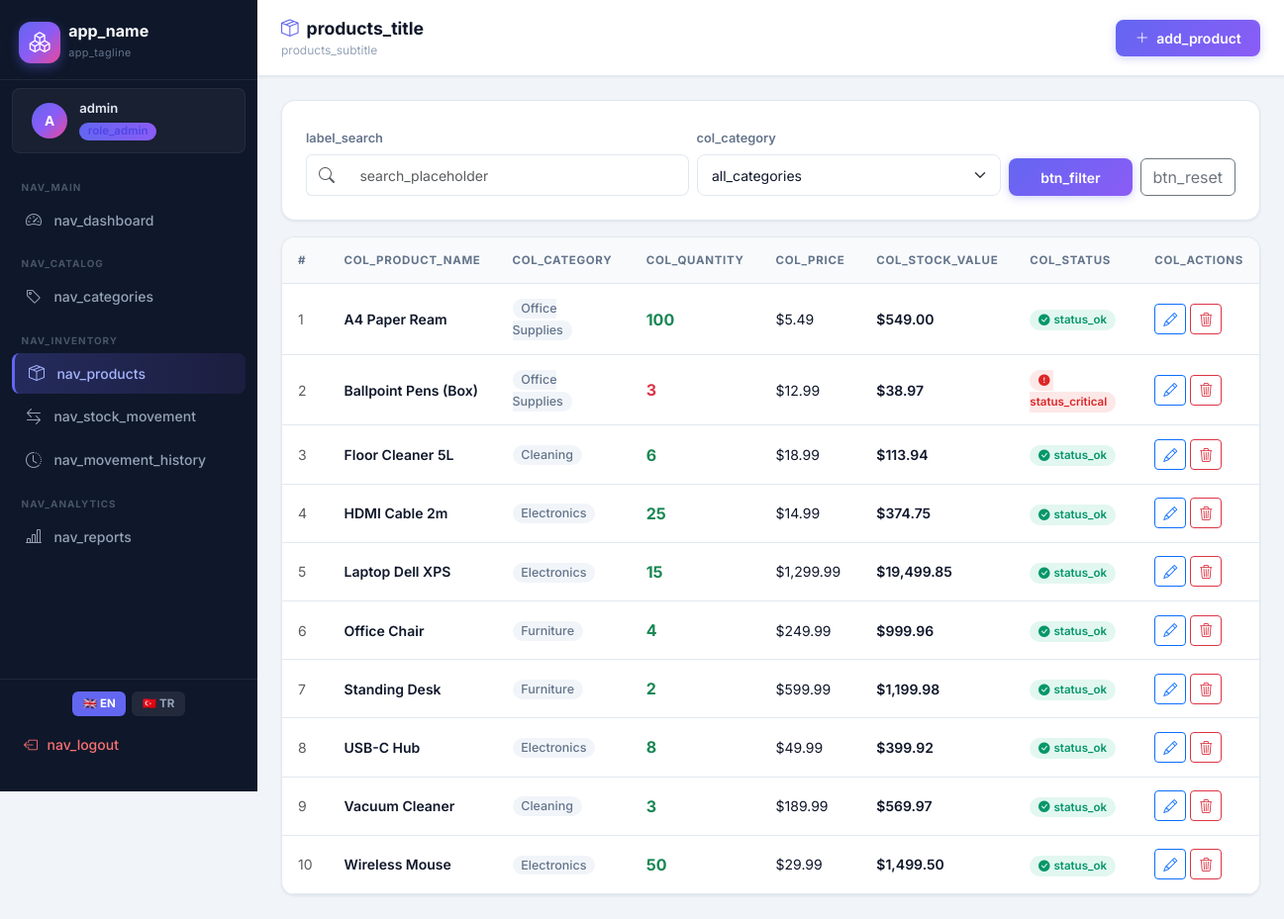
The page /products/index.php (signed in) on the database its author committed.
### tables this page shows
CREATE TABLE IF NOT EXISTS products (
    id INT UNSIGNED AUTO_INCREMENT PRIMARY KEY,
    name VARCHAR(150) NOT NULL,
    category_id INT UNSIGNED NOT NULL,
    quantity INT NOT NULL DEFAULT 0,
    price DECIMAL(12,2) NOT NULL DEFAULT 0.00,
    critical_limit INT NOT NULL DEFAULT 5,
    created_at TIMESTAMP DEFAULT CURRENT_TIMESTAMP,
    updated_at TIMESTAMP DEFAULT CURRENT_TIMESTAMP ON UPDATE CURRENT_TIMESTAMP,
    FOREIGN KEY (category_id) REFERENCES categories(id) ON DELETE RESTRICT ON UPDATE CASCADE
);

CREATE TABLE IF NOT EXISTS categories (
    id INT UNSIGNED AUTO_INCREMENT PRIMARY KEY,
    name VARCHAR(100) NOT NULL UNIQUE,
    description TEXT,
    created_at TIMESTAMP DEFAULT CURRENT_TIMESTAMP
);

### lang/lang.php (called while the page is built, shortened)
<?php
function __t(string $key, ...$args): string
{
    $str = $GLOBALS['_LANG'][$key] ?? $key;
    return $args ? sprintf($str, ...$args) : $str;
}
function current_lang(): string
{
    return $_SESSION['lang'] ?? 'en';
}
function lang_url(string $lang): string
{
    $params = $_GET;
    $params['lang'] = $lang;
    return '?' . http_build_query($params);
}

### includes/auth.php (called while the page is built, shortened)
<?php
require_once __DIR__ . '/../lang/lang.php';
function isAdmin(): bool {
    return isset($_SESSION['role']) && $_SESSION['role'] === 'admin';
}
function currentUsername(): string {
    return htmlspecialchars($_SESSION['username'] ?? '');
}

### products/index.php (the view, shortened to what this page needs)
<?php
require_once __DIR__ . '/../includes/auth.php';
$db = getDB();
$search   = trim($_GET['search'] ?? '');
$sql = 'SELECT p.*, c.name category_name
        FROM products p JOIN categories c ON p.category_id = c.id';
$sql .= ' ORDER BY p.name';
$stmt = $db->prepare($sql);
$stmt->execute();
$products = $stmt->get_result();
?>
<?php require_once __DIR__ . '/../includes/header.php'; ?>
<div class="d-flex">
<?php require_once __DIR__ . '/../includes/sidebar.php'; ?>
<div class="main-wrapper flex-grow-1">
    <div class="topbar">
        <div>
            <p class="topbar-title mb-0"><i class="bi bi-box-seam me-2" style="color:var(--accent)"></i><?= __t('products_title') ?></p>
            <p class="topbar-subtitle"><?= __t('products_subtitle') ?></p>
        </div>
        <?php if (isAdmin()): ?>
        <a href="/SmartStock/products/add.php" class="btn btn-primary-ss">
            <i class="bi bi-plus-lg me-1"></i> <?= __t('add_product') ?>
        </a>
        <?php endif; ?>
    </div>
    <div class="page-content">
        <div class="ss-card mb-3">
            <form method="GET" class="row g-2 align-items-end">
                <div class="col-md-5">
                    <label class="form-label"><?= __t('label_search') ?></label>
                    <div class="input-group">
                        <span class="input-group-text bg-white border-end-0" style="border-color:var(--border);">
                            <i class="bi bi-search text-muted"></i>
                        </span>
                        <input type="text" name="search" class="form-control border-start-0" placeholder="<?= __t('search_placeholder') ?>"
                               value="<?= htmlspecialchars($search) ?>" style="border-left:none;">
                    </div>
                </div>
                <div class="col-md-4">
                    <label class="form-label"><?= __t('col_category') ?></label>
                    <select name="category" class="form-select">
                        <option value=""><?= __t('all_categories') ?></option>
                    </select>
                </div>
                <div class="col-md-3">
                    <div class="d-flex gap-2">
                        <button type="submit" class="btn btn-primary-ss flex-grow-1"><?= __t('btn_filter') ?></button>
                        <a href="/SmartStock/products/index.php" class="btn btn-outline-secondary"><?= __t('btn_reset') ?></a>
                    </div>
                </div>
            </form>
        </div>
        <div class="ss-table-wrap">
            <div class="table-responsive">
                <table class="ss-table table">
                    <thead>
                        <tr>
                            <th>#</th>
                            <th><?= __t('col_product_name') ?></th>
                            <th><?= __t('col_category') ?></th>
                            <th><?= __t('col_quantity') ?></th>
                            <th><?= __t('col_price') ?></th>
                            <th><?= __t('col_stock_value') ?></th>
                            <th><?= __t('col_status') ?></th>
                            <?php if (isAdmin()): ?><th><?= __t('col_actions') ?></th><?php endif; ?>
                        </tr>
                    </thead>
                    <tbody>
                    <?php if ($products->num_rows === 0): ?>
                    <tr><td colspan="8"><div class="empty-state"><i class="bi bi-box"></i><?= __t('no_products') ?></div></td></tr>
                    <?php else: ?>
                    <?php $i = 1; while ($p = $products->fetch_assoc()):
                        $isLow   = $p['quantity'] <= $p['critical_limit'];
                        $isVeryLow = $p['quantity'] <= floor($p['critical_limit'] / 2);
                    ?>
                    <tr>
                        <td class="text-muted"><?= $i++ ?></td>
                        <td class="product-name-cell"><?= htmlspecialchars($p['name']) ?></td>
                        <td>
                            <span style="background:#f1f5f9;padding:.2em .7em;border-radius:20px;font-size:.78rem;font-weight:500;color:var(--text-secondary);">
                                <?= htmlspecialchars($p['category_name']) ?>
                            </span>
                        </td>
                        <td class="qty-highlight <?= $isLow ? 'text-danger' : 'text-success' ?>">
                            <?= $p['quantity'] ?>
                        </td>
                        <td>$<?= number_format($p['price'], 2) ?></td>
                        <td style="font-weight:600;">$<?= number_format($p['quantity'] * $p['price'], 2) ?></td>
                        <td>
                            <?php if ($isVeryLow): ?>
                                <span class="badge-stock-crit"><i class="bi bi-exclamation-circle-fill me-1"></i><?= __t('status_critical') ?></span>
                            <?php elseif ($isLow): ?>
                                <span class="badge-stock-low"><i class="bi bi-exclamation-triangle-fill me-1"></i><?= __t('status_low') ?></span>
                            <?php else: ?>
                                <span class="badge-stock-ok"><i class="bi bi-check-circle-fill me-1"></i><?= __t('status_ok') ?></span>
                            <?php endif; ?>
                        </td>
                        <?php if (isAdmin()): ?>
                        <td>
                            <div class="d-flex gap-1">
                                <a href="/SmartStock/products/edit.php?id=<?= $p['id'] ?>" class="btn btn-sm btn-outline-primary">
                                    <i class="bi bi-pencil"></i>
                                </a>
                                <form method="POST" action="/SmartStock/products/delete.php" class="d-inline">
                                    <button type="submit" class="btn btn-sm btn-outline-danger"
                                        data-confirm="<?= __t('product_delete_confirm', htmlspecialchars($p['name'])) ?>">
                                        <i class="bi bi-trash3"></i>
                                    </button>
                                </form>
                            </div>
                        </td>
                        <?php endif; ?>
                    </tr>
                    <?php endwhile; ?>
                    <?php endif; ?>
                    </tbody>
                </table>
            </div>
        </div>
    </div>
</div>
</div>
<?php require_once __DIR__ . '/../includes/footer.php'; ?>

### includes/header.php (shortened to what this page needs)
<!DOCTYPE html>
<html lang="<?= current_lang() ?>">
<head>
    <link href="https://cdn.jsdelivr.net/npm/bootstrap@5.3.3/dist/css/bootstrap.min.css" rel="stylesheet">
    <link href="https://cdn.jsdelivr.net/npm/bootstrap-icons@1.11.3/font/bootstrap-icons.css" rel="stylesheet">
    <link href="/SmartStock/assets/css/style.css" rel="stylesheet">
</head>
<body>

### includes/sidebar.php (shortened to what this page needs)
<?php
$currentPage = basename(dirname($_SERVER['PHP_SELF'])) . '/' . basename($_SERVER['PHP_SELF']);
function navActive(string $path): string {
    global $currentPage;
    return str_contains($currentPage, $path) ? 'active' : '';
}
?>
<nav id="sidebar" class="sidebar d-flex flex-column">
    <div class="sidebar-brand d-flex align-items-center gap-2">
        <div class="brand-icon">
            <i class="bi bi-boxes"></i>
        </div>
        <div>
            <span class="brand-name"><?= __t('app_name') ?></span>
            <span class="brand-tagline"><?= __t('app_tagline') ?></span>
        </div>
    </div>
    <div class="sidebar-user">
        <div class="user-avatar">
            <?= strtoupper(substr(currentUsername(), 0, 1)) ?>
        </div>
        <div class="user-info">
            <span class="user-name"><?= currentUsername() ?></span>
            <span class="user-role badge <?= isAdmin() ? 'badge-admin' : 'badge-user' ?>">
                <?= isAdmin() ? __t('role_admin') : __t('role_user') ?>
            </span>
        </div>
    </div>
    <ul class="sidebar-nav flex-grow-1">
        <li class="nav-section-title"><?= __t('nav_main') ?></li>
        <li>
            <a href="/SmartStock/dashboard.php" class="nav-link <?= navActive('dashboard') ?>">
                <i class="bi bi-speedometer2"></i> <?= __t('nav_dashboard') ?>
            </a>
        </li>
        <?php if (isAdmin()): ?>
        <li class="nav-section-title"><?= __t('nav_catalog') ?></li>
        <li>
            <a href="/SmartStock/categories/index.php" class="nav-link <?= navActive('categories') ?>">
                <i class="bi bi-tag"></i> <?= __t('nav_categories') ?>
            </a>
        </li>
        <?php endif; ?>
        <li class="nav-section-title"><?= __t('nav_inventory') ?></li>
        <li>
            <a href="/SmartStock/products/index.php" class="nav-link <?= navActive('products') ?>">
                <i class="bi bi-box-seam"></i> <?= __t('nav_products') ?>
            </a>
        </li>
        <?php if (isAdmin()): ?>
        <li>
            <a href="/SmartStock/stock/add.php" class="nav-link <?= navActive('stock/add') ?>">
                <i class="bi bi-arrow-left-right"></i> <?= __t('nav_stock_movement') ?>
            </a>
        </li>
        <li>
            <a href="/SmartStock/stock/history.php" class="nav-link <?= navActive('stock/history') ?>">
                <i class="bi bi-clock-history"></i> <?= __t('nav_movement_history') ?>
            </a>
        </li>
        <?php endif; ?>
        <?php if (isAdmin()): ?>
        <li class="nav-section-title"><?= __t('nav_analytics') ?></li>
        <li>
            <a href="/SmartStock/reports/index.php" class="nav-link <?= navActive('reports') ?>">
                <i class="bi bi-bar-chart-line"></i> <?= __t('nav_reports') ?>
            </a>
        </li>
        <?php endif; ?>
    </ul>
    <div class="sidebar-footer" style="display:flex;flex-direction:column;gap:.6rem;">
        <div style="display:flex;gap:.4rem;justify-content:center;">
            <a href="<?= lang_url('en') ?>"
               style="padding:.25rem .65rem;border-radius:6px;font-size:.72rem;font-weight:700;text-decoration:none;
                      <?= current_lang() === 'en'
                          ? 'background:var(--accent);color:#fff;'
                          : 'background:rgba(255,255,255,.08);color:var(--text-muted);' ?>">
                🇬🇧 EN
            </a>
            <a href="<?= lang_url('tr') ?>"
               style="padding:.25rem .65rem;border-radius:6px;font-size:.72rem;font-weight:700;text-decoration:none;
                      <?= current_lang() === 'tr'
                          ? 'background:var(--accent);color:#fff;'
                          : 'background:rgba(255,255,255,.08);color:var(--text-muted);' ?>">
                🇹🇷 TR
            </a>
        </div>
        <a href="/SmartStock/auth/logout.php" class="logout-btn">
            <i class="bi bi-box-arrow-left"></i> <?= __t('nav_logout') ?>
        </a>
    </div>
</nav>

### includes/footer.php (shortened to what this page needs)
</body>
</html>

### rows shown on the page
products: name "A4 Paper Ream", category.name "Office Supplies", quantity "100", price "5.49", $p['quantity'] * $p['price'] "549.00"
products: name "Ballpoint Pens (Box)", category.name "Office Supplies", quantity "3", price "12.99", $p['quantity'] * $p['price'] "38.97"
products: name "Floor Cleaner 5L", category.name "Cleaning", quantity "6", price "18.99", $p['quantity'] * $p['price'] "113.94"
products: name "HDMI Cable 2m", category.name "Electronics", quantity "25", price "14.99", $p['quantity'] * $p['price'] "374.75"
products: name "Laptop Dell XPS", category.name "Electronics", quantity "15", price "1,299.99", $p['quantity'] * $p['price'] "19,499.85"
products: name "Office Chair", category.name "Furniture", quantity "4", price "249.99", $p['quantity'] * $p['price'] "999.96"
products: name "Standing Desk", category.name "Furniture", quantity "2", price "599.99", $p['quantity'] * $p['price'] "1,199.98"
products: name "USB-C Hub", category.name "Electronics", quantity "8", price "49.99", $p['quantity'] * $p['price'] "399.92"
products: name "Vacuum Cleaner", category.name "Cleaning", quantity "3", price "189.99", $p['quantity'] * $p['price'] "569.97"
products: name "Wireless Mouse", category.name "Electronics", quantity "50", price "29.99", $p['quantity'] * $p['price'] "1,499.50"

### other values the page prints
__t('app_name') "app_name"
__t('app_tagline') "app_tagline"
substr(currentUsername(), 0, 1) "A"
currentUsername() "admin"
__t('role_admin') "role_admin"
__t('nav_main') "NAV_MAIN"
__t('nav_dashboard') "nav_dashboard"
__t('nav_catalog') "NAV_CATALOG"
__t('nav_categories') "nav_categories"
__t('nav_inventory') "NAV_INVENTORY"
__t('nav_products') "nav_products"
__t('nav_stock_movement') "nav_stock_movement"
__t('nav_movement_history') "nav_movement_history"
__t('nav_analytics') "NAV_ANALYTICS"
__t('nav_reports') "nav_reports"
